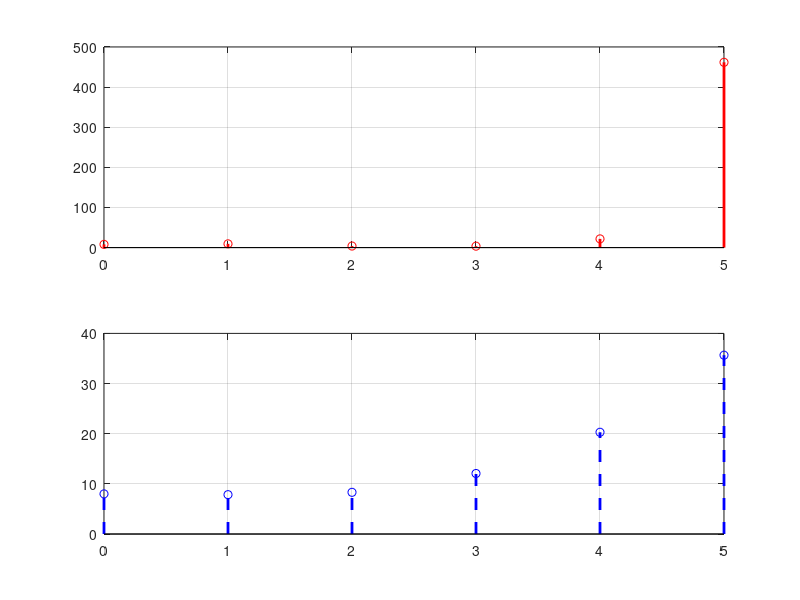

Recreate this plot in MATLAB.
clc; clear; close all;

% Define discrete-time index range
n = 0:5; 

% Given input signals
x1 = 0.8 .* n;    % x1[n] = 0.8n
x2 = cos(n);      % x2[n] = cos(n)

% Define arbitrary scalars
a1 = 2;
a2 = 3;

% Combined input signal
x_combined = a1*x1 + a2*x2;

% System 1: y[n] = 2^(x[n])
y1_combined = 2.^x_combined; % Apply system to combined input
y1_individual = a1*(2.^x1) + a2*(2.^x2); % Apply system separately then add

% Plot results for System 1
figure;
subplot(2,1,1);
stem(n, y1_combined, 'r', 'LineWidth', 2); % Combined input
grid on;

subplot(2,1,2);
stem(n, y1_individual, 'b--', 'LineWidth', 2); % Individual inputs then add
grid on;
